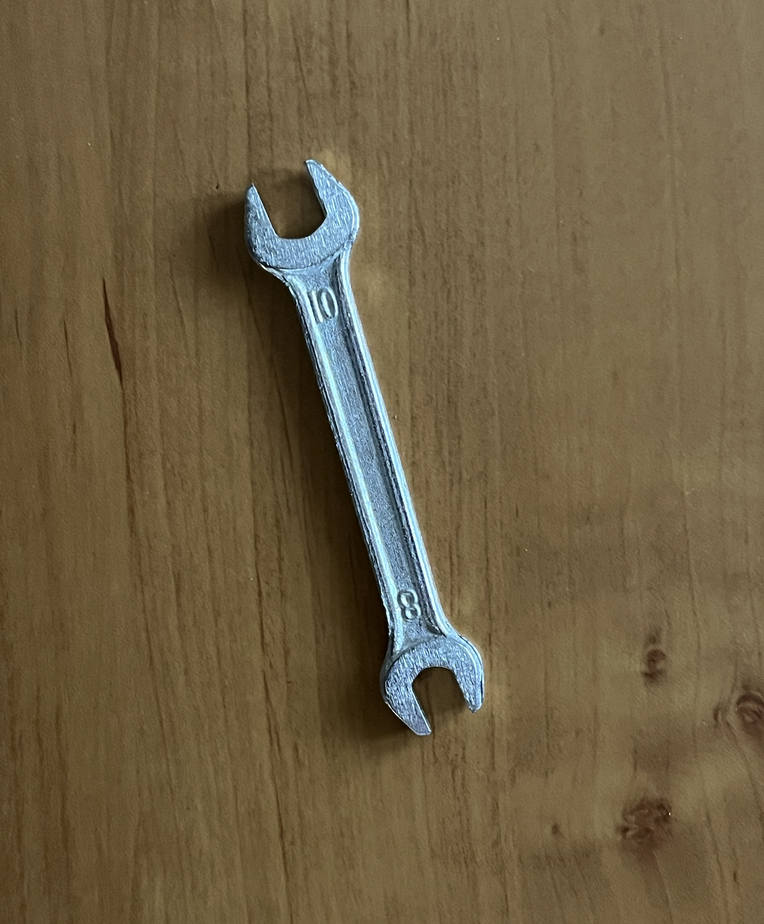
#> input picture resources/wrench.png, 764 x 924 px, shrunk from 1374 x 1662 before the run, found by its file name
$ python 3d-transformation-perspective.py
#> lines starting #> are read from the running program, lines starting #| are printed output that depends on the picture
import numpy as np
from PIL import Image
import matplotlib.pyplot as plt

# Open the image using PIL
image = Image.open("resources/wrench.png")
#> image is the input picture: PIL image 764x924 RGBA; mean R, G, B, A 109.8, 95.1, 67, 255

# Define input and output points (top-left, top-right, bottom-left, bottom-right)
input_points = np.float32([[50, 50], [200, 50], [50, 200], [200, 200]])
output_points = np.float32([[10, 100], [180, 20], [30, 250], [200, 220]])

def compute_perspective_matrix(inp_pts, out_pts):
    A = []
    b = []
    # Populate the two lists (arrays) with values
    for i in range(4):
        x, y = inp_pts[i][0], inp_pts[i][1]
        u, v = out_pts[i][0], out_pts[i][1]
        A.append([x, y, 1, 0, 0, 0, -u * x, -u * y])
        A.append([0, 0, 0, x, y, 1, -v * x, -v * y])
        b.append(u)
        b.append(v)
    # Solve the equation system
    h = np.linalg.solve(A, b)
    # Add 1 as the last element and reshape into a 3x3 matrix
    # (Reshape is unneccessary in this exact application, because it is flattened in the next step)
    H = np.append(h, 1).reshape(3, 3)
    return H

perspective_matrix = compute_perspective_matrix(input_points, output_points)

# PIL expects a flattened 8-element matrix
# Flatten the matrix and extract the first 8 elements
matrix_for_pil = perspective_matrix.flatten()[:8]

# Apply the transform to the original image
transformed_image = image.transform(
    image.size,
    Image.Transform.PERSPECTIVE,
    matrix_for_pil,
    resample = Image.Resampling.BICUBIC
    )
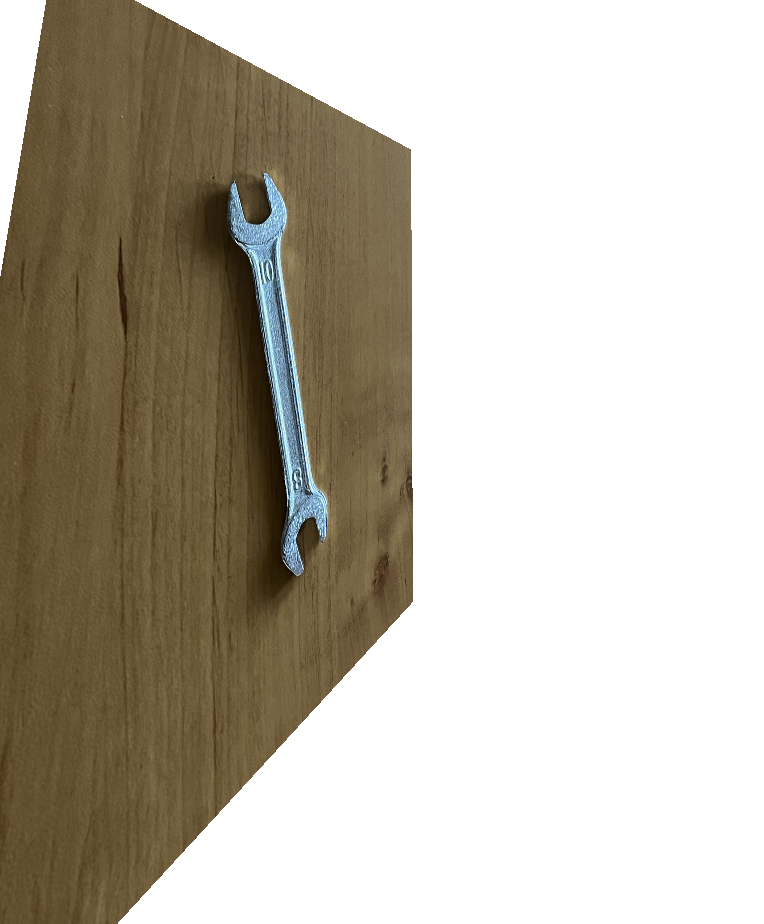
#> transformed_image: PIL image 764x924 RGBA; mean R, G, B, A 45.5, 38.7, 26, 110.5; transparent parts drawn white

# Display images
fig, ax = plt.subplots(1, 2, figsize=(12, 6))
ax[0].imshow(image)
ax[0].set_title("Original Image")
ax[0].axis("off")
ax[1].imshow(transformed_image)
ax[1].set_title("Transformed Image")
ax[1].axis("off")
plt.show()
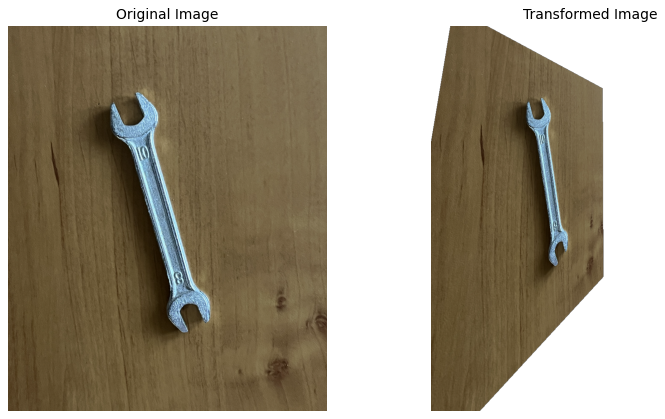
#> figure drawn by matplotlib, 2 panels

$ run again, with resources/cards.png copied over resources/wrench.png
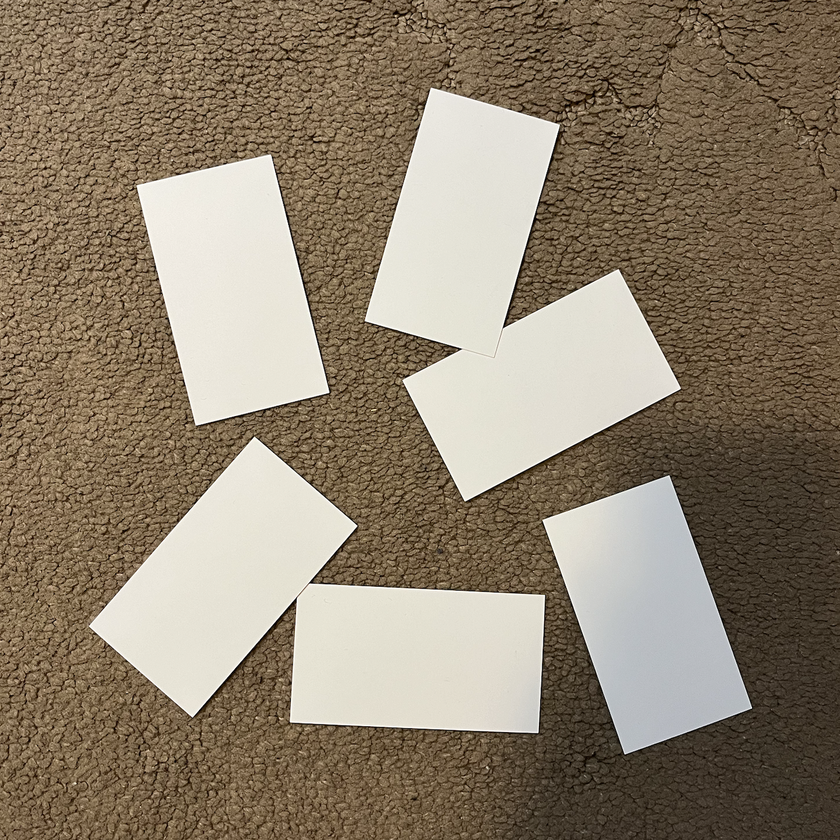
#> input picture resources/cards.png, 840 x 840 px, shrunk from 1300 x 1300 before the run, found by its file name
#> image is the input picture: PIL image 840x840 RGBA; mean R, G, B, A 141.5, 128, 109, 255
#> `transformed_image = image.transform( image.size, Image.Transform.PERSP..`:
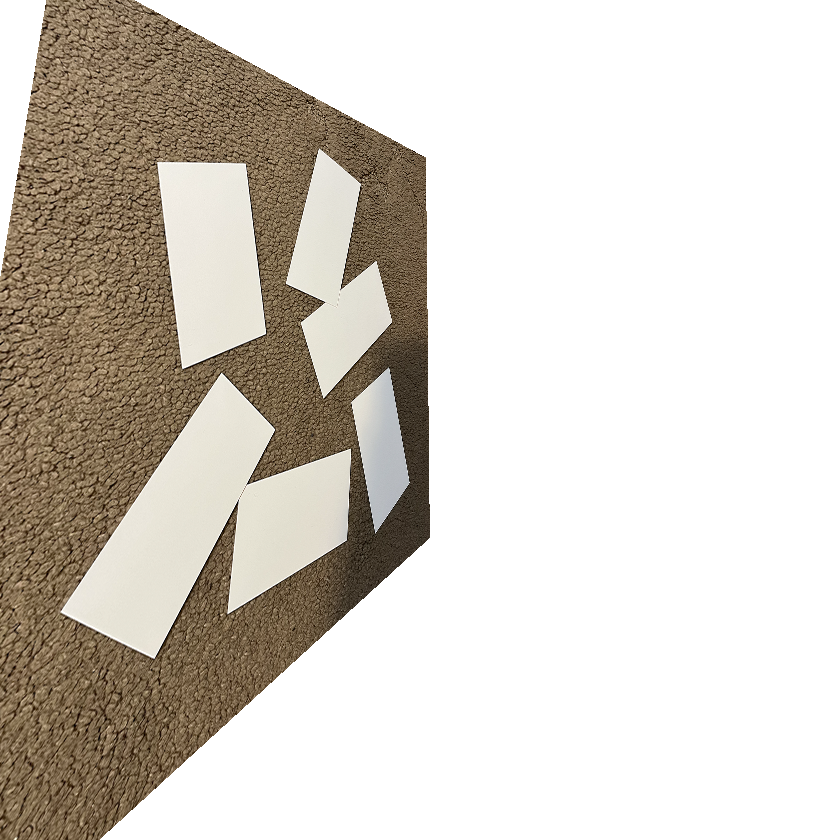
#> transformed_image: PIL image 840x840 RGBA; mean R, G, B, A 58.6, 52.4, 43.9, 101.3; transparent parts drawn white
#> `plt.show()`:
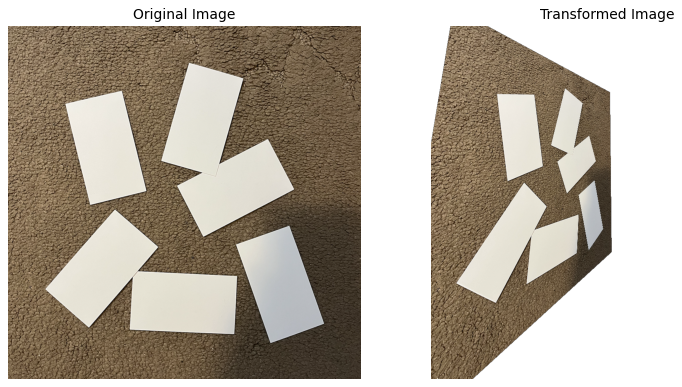
#> figure drawn by matplotlib, 2 panels
